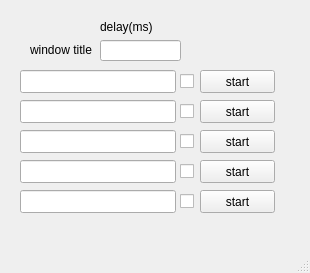
<?xml version="1.0" encoding="UTF-8"?>
<ui version="4.0">
 <class>MainWindow</class>
 <widget class="QMainWindow" name="MainWindow">
  <property name="geometry">
   <rect>
    <x>0</x>
    <y>0</y>
    <width>310</width>
    <height>273</height>
   </rect>
  </property>
  <property name="windowTitle">
   <string>auto</string>
  </property>
  <widget class="QWidget" name="centralwidget">
   <widget class="QWidget" name="widget" native="true">
    <property name="geometry">
     <rect>
      <x>10</x>
      <y>10</y>
      <width>291</width>
      <height>221</height>
     </rect>
    </property>
    <widget class="QLineEdit" name="lineEdit1">
     <property name="geometry">
      <rect>
       <x>10</x>
       <y>60</y>
       <width>156</width>
       <height>23</height>
      </rect>
     </property>
     <property name="minimumSize">
      <size>
       <width>0</width>
       <height>23</height>
      </size>
     </property>
    </widget>
    <widget class="QLineEdit" name="lineEdit2">
     <property name="geometry">
      <rect>
       <x>10</x>
       <y>90</y>
       <width>156</width>
       <height>23</height>
      </rect>
     </property>
     <property name="minimumSize">
      <size>
       <width>0</width>
       <height>23</height>
      </size>
     </property>
    </widget>
    <widget class="QLineEdit" name="lineEdit3">
     <property name="geometry">
      <rect>
       <x>10</x>
       <y>120</y>
       <width>156</width>
       <height>23</height>
      </rect>
     </property>
     <property name="minimumSize">
      <size>
       <width>0</width>
       <height>23</height>
      </size>
     </property>
    </widget>
    <widget class="QLineEdit" name="lineEdit4">
     <property name="geometry">
      <rect>
       <x>10</x>
       <y>150</y>
       <width>156</width>
       <height>23</height>
      </rect>
     </property>
     <property name="minimumSize">
      <size>
       <width>0</width>
       <height>23</height>
      </size>
     </property>
    </widget>
    <widget class="QLineEdit" name="lineEdit5">
     <property name="geometry">
      <rect>
       <x>10</x>
       <y>180</y>
       <width>156</width>
       <height>23</height>
      </rect>
     </property>
     <property name="minimumSize">
      <size>
       <width>0</width>
       <height>23</height>
      </size>
     </property>
    </widget>
    <widget class="QPushButton" name="startBtn1">
     <property name="geometry">
      <rect>
       <x>190</x>
       <y>60</y>
       <width>75</width>
       <height>23</height>
      </rect>
     </property>
     <property name="text">
      <string>start</string>
     </property>
    </widget>
    <widget class="QPushButton" name="startBtn2">
     <property name="geometry">
      <rect>
       <x>190</x>
       <y>90</y>
       <width>75</width>
       <height>23</height>
      </rect>
     </property>
     <property name="text">
      <string>start</string>
     </property>
    </widget>
    <widget class="QPushButton" name="startBtn3">
     <property name="geometry">
      <rect>
       <x>190</x>
       <y>120</y>
       <width>75</width>
       <height>23</height>
      </rect>
     </property>
     <property name="text">
      <string>start</string>
     </property>
    </widget>
    <widget class="QPushButton" name="startBtn4">
     <property name="geometry">
      <rect>
       <x>190</x>
       <y>150</y>
       <width>75</width>
       <height>23</height>
      </rect>
     </property>
     <property name="text">
      <string>start</string>
     </property>
    </widget>
    <widget class="QPushButton" name="startBtn5">
     <property name="geometry">
      <rect>
       <x>190</x>
       <y>180</y>
       <width>75</width>
       <height>23</height>
      </rect>
     </property>
     <property name="text">
      <string>start</string>
     </property>
    </widget>
    <widget class="QLabel" name="label">
     <property name="geometry">
      <rect>
       <x>20</x>
       <y>30</y>
       <width>156</width>
       <height>20</height>
      </rect>
     </property>
     <property name="text">
      <string>window title</string>
     </property>
    </widget>
    <widget class="QWidget" name="verticalLayoutWidget_2">
     <property name="geometry">
      <rect>
       <x>90</x>
       <y>10</y>
       <width>81</width>
       <height>41</height>
      </rect>
     </property>
     <layout class="QVBoxLayout" name="verticalLayout_2">
      <item>
       <widget class="QLabel" name="label_2">
        <property name="text">
         <string>delay(ms)</string>
        </property>
       </widget>
      </item>
      <item>
       <widget class="QLineEdit" name="delayLine"/>
      </item>
     </layout>
    </widget>
    <widget class="QCheckBox" name="checkBox">
     <property name="geometry">
      <rect>
       <x>170</x>
       <y>60</y>
       <width>23</width>
       <height>23</height>
      </rect>
     </property>
     <property name="text">
      <string/>
     </property>
    </widget>
    <widget class="QCheckBox" name="checkBox_2">
     <property name="geometry">
      <rect>
       <x>170</x>
       <y>90</y>
       <width>23</width>
       <height>23</height>
      </rect>
     </property>
     <property name="text">
      <string/>
     </property>
     <property name="iconSize">
      <size>
       <width>30</width>
       <height>30</height>
      </size>
     </property>
    </widget>
    <widget class="QCheckBox" name="checkBox_3">
     <property name="geometry">
      <rect>
       <x>170</x>
       <y>120</y>
       <width>23</width>
       <height>23</height>
      </rect>
     </property>
     <property name="text">
      <string/>
     </property>
     <property name="iconSize">
      <size>
       <width>30</width>
       <height>30</height>
      </size>
     </property>
    </widget>
    <widget class="QCheckBox" name="checkBox_4">
     <property name="geometry">
      <rect>
       <x>170</x>
       <y>150</y>
       <width>23</width>
       <height>23</height>
      </rect>
     </property>
     <property name="text">
      <string/>
     </property>
     <property name="iconSize">
      <size>
       <width>30</width>
       <height>30</height>
      </size>
     </property>
    </widget>
    <widget class="QCheckBox" name="checkBox_5">
     <property name="geometry">
      <rect>
       <x>170</x>
       <y>180</y>
       <width>23</width>
       <height>23</height>
      </rect>
     </property>
     <property name="text">
      <string/>
     </property>
     <property name="iconSize">
      <size>
       <width>30</width>
       <height>30</height>
      </size>
     </property>
    </widget>
   </widget>
  </widget>
  <widget class="QMenuBar" name="menubar">
   <property name="geometry">
    <rect>
     <x>0</x>
     <y>0</y>
     <width>310</width>
     <height>21</height>
    </rect>
   </property>
  </widget>
  <widget class="QStatusBar" name="statusbar"/>
 </widget>
 <resources/>
 <connections/>
</ui>
